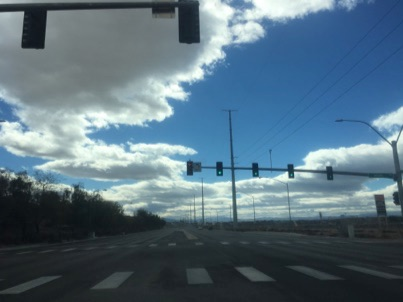
#> input picture learnOpenCV/1.jpg, 403 x 302 px
$ python 03-imageMatplot.py
#> lines starting #> are read from the running program, lines starting #| are printed output that depends on the picture
import numpy as np
import cv2
from matplotlib import pyplot as plt

img = cv2.imread('1.jpg')
#> img is the input picture: shape (302, 403, 3); mean B, G, R 126.5, 111.6, 87.8
#cv2.imshow('gray', img) #默認使用 BGR

img_rgb = cv2.cvtColor(img, cv2.COLOR_BGR2RGB) #轉RGB

# 定義 x 軸和 y 軸上的數據點
x = [100, 200, 300]
y = [100, 200, 100]
plt.plot(x, y)

plt.xticks([])
plt.yticks([])
plt.imshow(img_rgb)
plt.show()
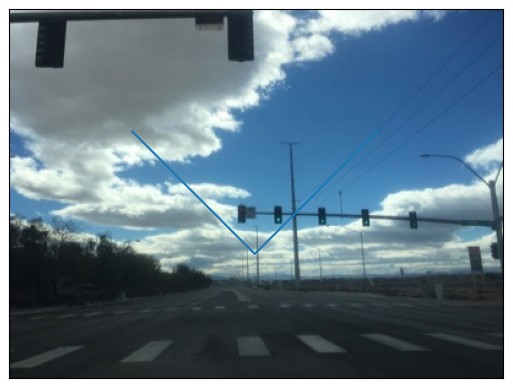
#> figure drawn by matplotlib, 1 panel
